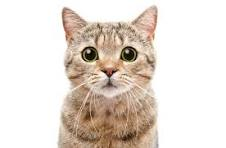
#> input picture image/download.jpeg, 226 x 148 px
$ python grey_level_slicing.py
#> lines starting #> are read from the running program, lines starting #| are printed output that depends on the picture; after the words box and inside, x2 and y2 are one past the last pixel; in counts of white or black regions, pixels touching at a corner belong together

# also known as intensity slicing
import cv2
import numpy as np

def grey_level_slicing(img,min_inten,max_inten):
  mask=np.logical_and(img>=min_inten,img<=max_inten)
  result=np.where(mask,img,0)
  return result.astype('uint8')


org_img=cv2.imread("image/download.jpeg",0)
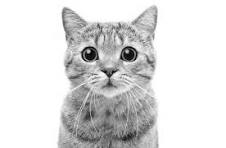
#> org_img: shape (148, 226); min 0, max 255, mean 221.1
segmented_region=grey_level_slicing(org_img,100,200)
#> in grey_level_slicing, `mask=np.logical_and(img>=min_inten,img<=max_inten)`:
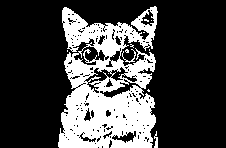
#> mask: shape (148, 226) bool; 26.6% white; 13 white regions (10 under 20 px), largest, box (x1, y1, x2, y2) and area: (58, 6, 158, 148) 8776, (122, 49, 136, 63) 42, (154, 131, 158, 148) 42
#> in grey_level_slicing, `result=np.where(mask,img,0)`:
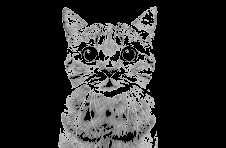
#> result: shape (148, 226); min 0, max 200, mean 42.1
cv2.imshow("Segmented Image",segmented_region)
cv2.waitKey(0)
